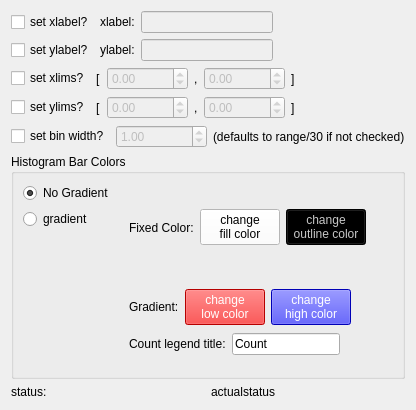
<?xml version="1.0" encoding="UTF-8"?>
<ui version="4.0">
 <class>WizardPage</class>
 <widget class="QWizardPage" name="WizardPage">
  <property name="geometry">
   <rect>
    <x>0</x>
    <y>0</y>
    <width>416</width>
    <height>410</height>
   </rect>
  </property>
  <property name="windowTitle">
   <string>WizardPage</string>
  </property>
  <layout class="QVBoxLayout" name="verticalLayout_3">
   <item>
    <layout class="QHBoxLayout" name="xlab_layout">
     <item>
      <widget class="QCheckBox" name="xlabCheckBox">
       <property name="text">
        <string>set xlabel?</string>
       </property>
      </widget>
     </item>
     <item>
      <widget class="QLabel" name="label_3">
       <property name="text">
        <string>xlabel:</string>
       </property>
       <property name="buddy">
        <cstring>xlab_le</cstring>
       </property>
      </widget>
     </item>
     <item>
      <widget class="QLineEdit" name="xlab_le">
       <property name="enabled">
        <bool>false</bool>
       </property>
       <property name="text">
        <string/>
       </property>
      </widget>
     </item>
     <item>
      <spacer name="horizontalSpacer_7">
       <property name="orientation">
        <enum>Qt::Horizontal</enum>
       </property>
       <property name="sizeHint" stdset="0">
        <size>
         <width>40</width>
         <height>20</height>
        </size>
       </property>
      </spacer>
     </item>
    </layout>
   </item>
   <item>
    <layout class="QHBoxLayout" name="ylab_layout">
     <item>
      <widget class="QCheckBox" name="ylabCheckBox">
       <property name="text">
        <string>set ylabel?</string>
       </property>
      </widget>
     </item>
     <item>
      <widget class="QLabel" name="label_2">
       <property name="text">
        <string>ylabel:</string>
       </property>
       <property name="buddy">
        <cstring>ylab_le</cstring>
       </property>
      </widget>
     </item>
     <item>
      <widget class="QLineEdit" name="ylab_le">
       <property name="enabled">
        <bool>false</bool>
       </property>
       <property name="text">
        <string/>
       </property>
      </widget>
     </item>
     <item>
      <spacer name="horizontalSpacer_8">
       <property name="orientation">
        <enum>Qt::Horizontal</enum>
       </property>
       <property name="sizeHint" stdset="0">
        <size>
         <width>40</width>
         <height>20</height>
        </size>
       </property>
      </spacer>
     </item>
    </layout>
   </item>
   <item>
    <layout class="QHBoxLayout" name="xlim_layout">
     <item>
      <widget class="QCheckBox" name="xlimCheckBox">
       <property name="toolTip">
        <string>x axis limits. If not checked, the function tries to set the xaxis limits to some sensible values.</string>
       </property>
       <property name="text">
        <string>set xlims?</string>
       </property>
      </widget>
     </item>
     <item>
      <layout class="QHBoxLayout" name="horizontalLayout">
       <item>
        <widget class="QLabel" name="label_7">
         <property name="text">
          <string>[</string>
         </property>
        </widget>
       </item>
       <item>
        <widget class="QDoubleSpinBox" name="xlimLowSpinBox">
         <property name="enabled">
          <bool>false</bool>
         </property>
         <property name="minimum">
          <double>-10000.000000000000000</double>
         </property>
         <property name="maximum">
          <double>10000.000000000000000</double>
         </property>
         <property name="singleStep">
          <double>0.100000000000000</double>
         </property>
        </widget>
       </item>
       <item>
        <widget class="QLabel" name="label_11">
         <property name="text">
          <string>,</string>
         </property>
        </widget>
       </item>
       <item>
        <widget class="QDoubleSpinBox" name="xlimHighSpinBox">
         <property name="enabled">
          <bool>false</bool>
         </property>
         <property name="minimum">
          <double>-10000.000000000000000</double>
         </property>
         <property name="maximum">
          <double>10000.000000000000000</double>
         </property>
         <property name="singleStep">
          <double>0.100000000000000</double>
         </property>
        </widget>
       </item>
       <item>
        <widget class="QLabel" name="label_9">
         <property name="text">
          <string>]</string>
         </property>
        </widget>
       </item>
      </layout>
     </item>
     <item>
      <spacer name="horizontalSpacer_5">
       <property name="orientation">
        <enum>Qt::Horizontal</enum>
       </property>
       <property name="sizeHint" stdset="0">
        <size>
         <width>38</width>
         <height>20</height>
        </size>
       </property>
      </spacer>
     </item>
    </layout>
   </item>
   <item>
    <layout class="QHBoxLayout" name="ylim_layout_2">
     <item>
      <widget class="QCheckBox" name="ylimCheckBox">
       <property name="toolTip">
        <string>y axis limits. If not checked, the function tries to set the yaxis limits to some sensible values.</string>
       </property>
       <property name="text">
        <string>set ylims?</string>
       </property>
      </widget>
     </item>
     <item>
      <layout class="QHBoxLayout" name="ylim_layout">
       <item>
        <widget class="QLabel" name="label_8">
         <property name="text">
          <string>[</string>
         </property>
        </widget>
       </item>
       <item>
        <widget class="QDoubleSpinBox" name="ylimLowSpinBox">
         <property name="enabled">
          <bool>false</bool>
         </property>
         <property name="minimum">
          <double>-10000.000000000000000</double>
         </property>
         <property name="maximum">
          <double>10000.000000000000000</double>
         </property>
         <property name="singleStep">
          <double>0.100000000000000</double>
         </property>
        </widget>
       </item>
       <item>
        <widget class="QLabel" name="label_12">
         <property name="text">
          <string>,</string>
         </property>
        </widget>
       </item>
       <item>
        <widget class="QDoubleSpinBox" name="ylimHighSpinBox">
         <property name="enabled">
          <bool>false</bool>
         </property>
         <property name="minimum">
          <double>-10000.000000000000000</double>
         </property>
         <property name="maximum">
          <double>10000.000000000000000</double>
         </property>
         <property name="singleStep">
          <double>0.100000000000000</double>
         </property>
        </widget>
       </item>
       <item>
        <widget class="QLabel" name="label_10">
         <property name="text">
          <string>]</string>
         </property>
        </widget>
       </item>
      </layout>
     </item>
     <item>
      <spacer name="horizontalSpacer_6">
       <property name="orientation">
        <enum>Qt::Horizontal</enum>
       </property>
       <property name="sizeHint" stdset="0">
        <size>
         <width>38</width>
         <height>20</height>
        </size>
       </property>
      </spacer>
     </item>
    </layout>
   </item>
   <item>
    <layout class="QHBoxLayout" name="binwidth_layout">
     <item>
      <widget class="QCheckBox" name="binwidth_checkBox">
       <property name="text">
        <string>set bin width?</string>
       </property>
      </widget>
     </item>
     <item>
      <widget class="QDoubleSpinBox" name="binwidth_spinBox">
       <property name="enabled">
        <bool>false</bool>
       </property>
       <property name="maximum">
        <double>100.000000000000000</double>
       </property>
       <property name="singleStep">
        <double>0.100000000000000</double>
       </property>
       <property name="value">
        <double>1.000000000000000</double>
       </property>
      </widget>
     </item>
     <item>
      <widget class="QLabel" name="label">
       <property name="text">
        <string>(defaults to range/30 if not checked)</string>
       </property>
      </widget>
     </item>
    </layout>
   </item>
   <item>
    <widget class="QGroupBox" name="hist_colors_groupbox">
     <property name="sizePolicy">
      <sizepolicy hsizetype="Minimum" vsizetype="Minimum">
       <horstretch>0</horstretch>
       <verstretch>0</verstretch>
      </sizepolicy>
     </property>
     <property name="title">
      <string>Histogram Bar Colors</string>
     </property>
     <layout class="QHBoxLayout" name="horizontalLayout_4">
      <item>
       <layout class="QVBoxLayout" name="verticalLayout_2">
        <item>
         <widget class="QRadioButton" name="no_gradient_radiobtn">
          <property name="text">
           <string>No Gradient</string>
          </property>
          <property name="checked">
           <bool>true</bool>
          </property>
         </widget>
        </item>
        <item>
         <widget class="QRadioButton" name="gradient_radiobtn">
          <property name="text">
           <string>gradient</string>
          </property>
          <property name="checked">
           <bool>false</bool>
          </property>
         </widget>
        </item>
        <item>
         <spacer name="verticalSpacer_2">
          <property name="orientation">
           <enum>Qt::Vertical</enum>
          </property>
          <property name="sizeType">
           <enum>QSizePolicy::Expanding</enum>
          </property>
          <property name="sizeHint" stdset="0">
           <size>
            <width>0</width>
            <height>0</height>
           </size>
          </property>
         </spacer>
        </item>
       </layout>
      </item>
      <item>
       <layout class="QVBoxLayout" name="verticalLayout">
        <item>
         <widget class="QWidget" name="fixed_color_widget" native="true">
          <property name="sizePolicy">
           <sizepolicy hsizetype="Minimum" vsizetype="Minimum">
            <horstretch>0</horstretch>
            <verstretch>0</verstretch>
           </sizepolicy>
          </property>
          <layout class="QHBoxLayout" name="fixed_color_layout">
           <item>
            <widget class="QLabel" name="label_6">
             <property name="text">
              <string>Fixed Color:</string>
             </property>
            </widget>
           </item>
           <item>
            <widget class="QPushButton" name="fill_color_btn">
             <property name="styleSheet">
              <string notr="true">color: rgb(0, 0, 0);
background-color: rgb(255, 255, 255);</string>
             </property>
             <property name="text">
              <string>change
fill color</string>
             </property>
            </widget>
           </item>
           <item>
            <widget class="QPushButton" name="outline_color_btn">
             <property name="styleSheet">
              <string notr="true">color: rgb(200, 200, 200);
background-color: rgb(0, 0, 0);</string>
             </property>
             <property name="text">
              <string>change
outline color</string>
             </property>
            </widget>
           </item>
           <item>
            <spacer name="horizontalSpacer_2">
             <property name="orientation">
              <enum>Qt::Horizontal</enum>
             </property>
             <property name="sizeHint" stdset="0">
              <size>
               <width>0</width>
               <height>0</height>
              </size>
             </property>
            </spacer>
           </item>
          </layout>
         </widget>
        </item>
        <item>
         <widget class="QWidget" name="gradient_widget" native="true">
          <property name="sizePolicy">
           <sizepolicy hsizetype="Minimum" vsizetype="Minimum">
            <horstretch>0</horstretch>
            <verstretch>0</verstretch>
           </sizepolicy>
          </property>
          <layout class="QVBoxLayout" name="gradient_layout">
           <item>
            <layout class="QHBoxLayout" name="horizontalLayout_6">
             <item>
              <widget class="QLabel" name="label_13">
               <property name="text">
                <string>Gradient:</string>
               </property>
              </widget>
             </item>
             <item>
              <widget class="QPushButton" name="low_color_change_btn">
               <property name="styleSheet">
                <string notr="true">background-color: rgb(255, 0, 0);color: rgb(255, 255, 255);</string>
               </property>
               <property name="text">
                <string>change
low color</string>
               </property>
              </widget>
             </item>
             <item>
              <widget class="QPushButton" name="high_color_change_btn">
               <property name="styleSheet">
                <string notr="true">background-color: rgb(0, 0, 255);color: rgb(255, 255, 255);</string>
               </property>
               <property name="text">
                <string>change
high color</string>
               </property>
              </widget>
             </item>
             <item>
              <spacer name="horizontalSpacer_3">
               <property name="orientation">
                <enum>Qt::Horizontal</enum>
               </property>
               <property name="sizeHint" stdset="0">
                <size>
                 <width>0</width>
                 <height>0</height>
                </size>
               </property>
              </spacer>
             </item>
            </layout>
           </item>
           <item>
            <layout class="QHBoxLayout" name="horizontalLayout_10">
             <item>
              <widget class="QLabel" name="label_14">
               <property name="text">
                <string>Count legend title:</string>
               </property>
              </widget>
             </item>
             <item>
              <widget class="QLineEdit" name="count_le">
               <property name="text">
                <string>Count</string>
               </property>
              </widget>
             </item>
             <item>
              <spacer name="horizontalSpacer_9">
               <property name="orientation">
                <enum>Qt::Horizontal</enum>
               </property>
               <property name="sizeHint" stdset="0">
                <size>
                 <width>0</width>
                 <height>0</height>
                </size>
               </property>
              </spacer>
             </item>
            </layout>
           </item>
          </layout>
         </widget>
        </item>
       </layout>
      </item>
     </layout>
    </widget>
   </item>
   <item>
    <layout class="QHBoxLayout" name="horizontalLayout_11">
     <item>
      <widget class="QLabel" name="label25">
       <property name="text">
        <string>status: </string>
       </property>
      </widget>
     </item>
     <item>
      <widget class="QLabel" name="status_lbl">
       <property name="text">
        <string>actualstatus</string>
       </property>
      </widget>
     </item>
    </layout>
   </item>
  </layout>
 </widget>
 <resources/>
 <connections/>
</ui>
